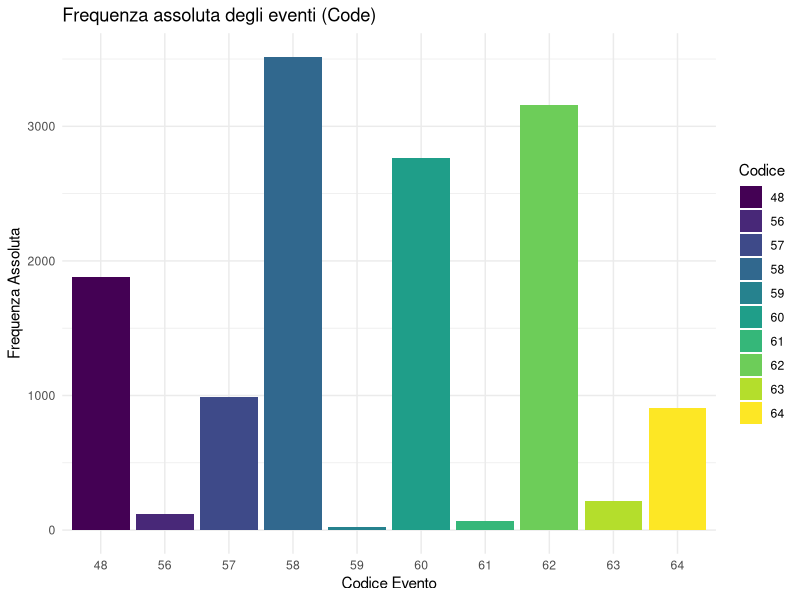
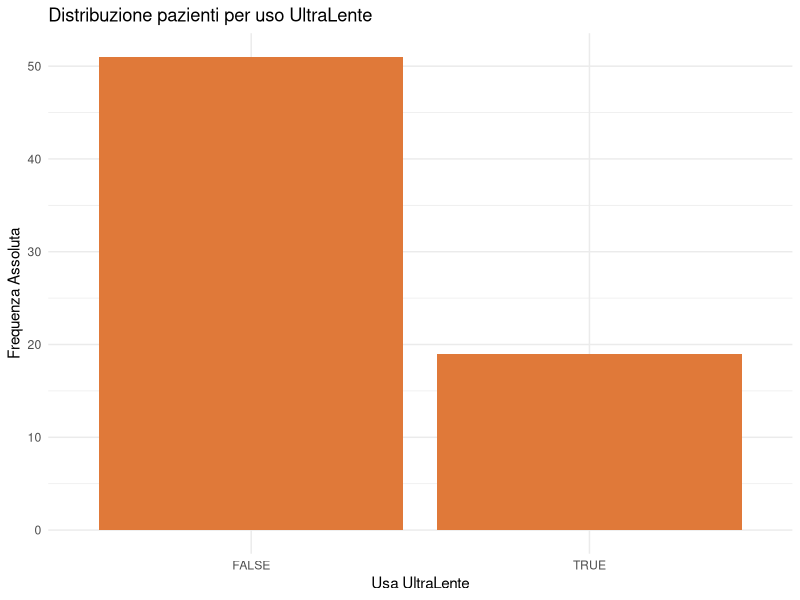
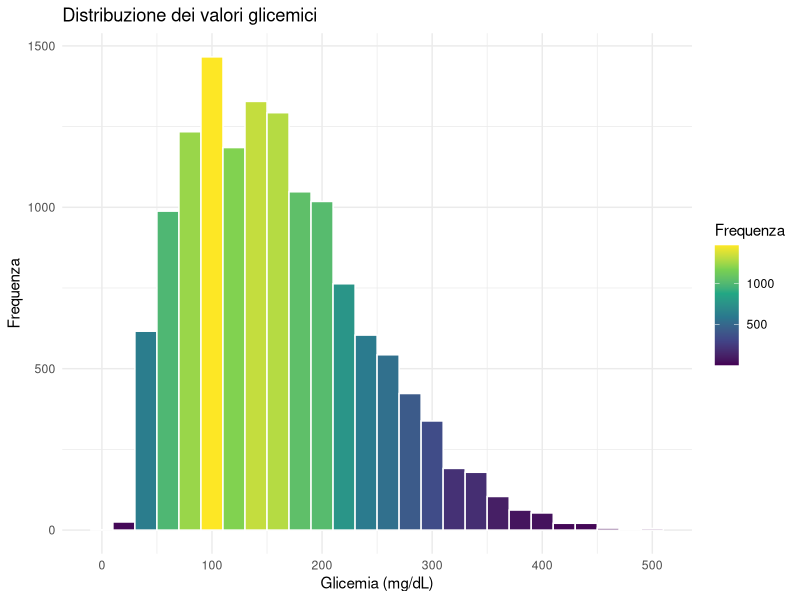
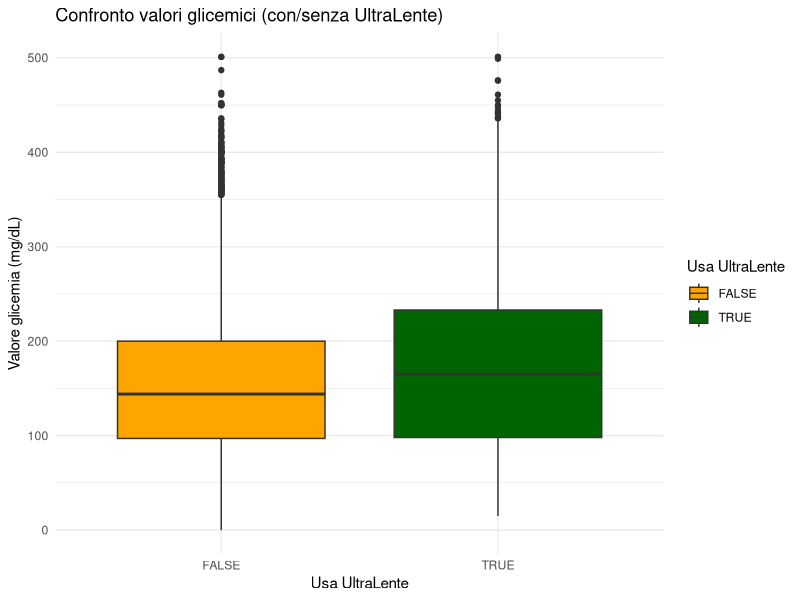
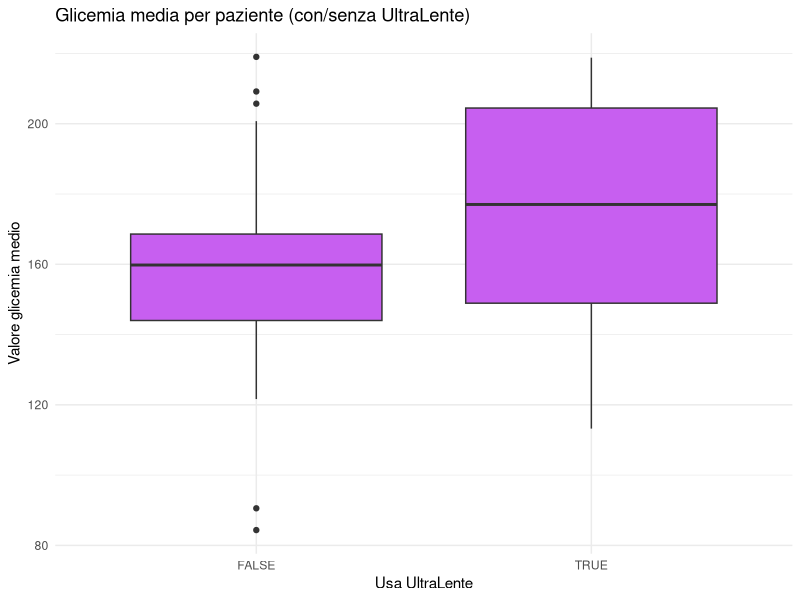
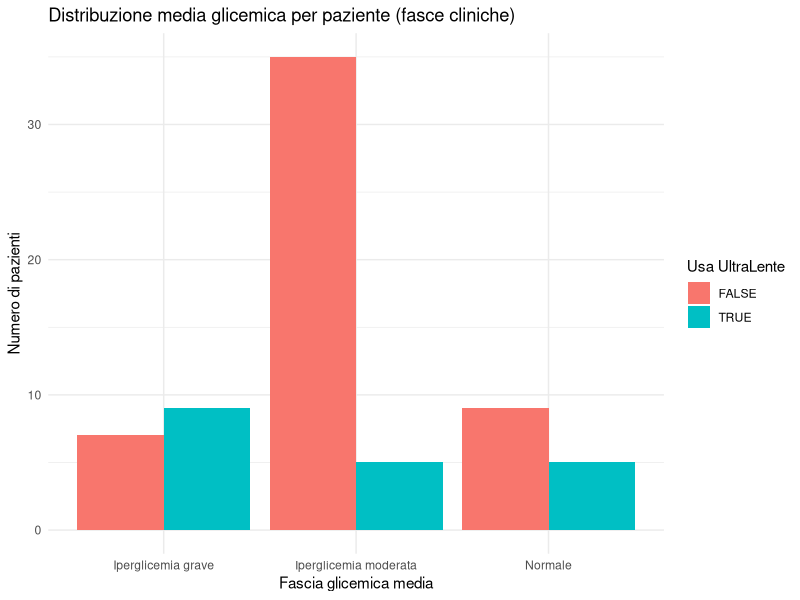
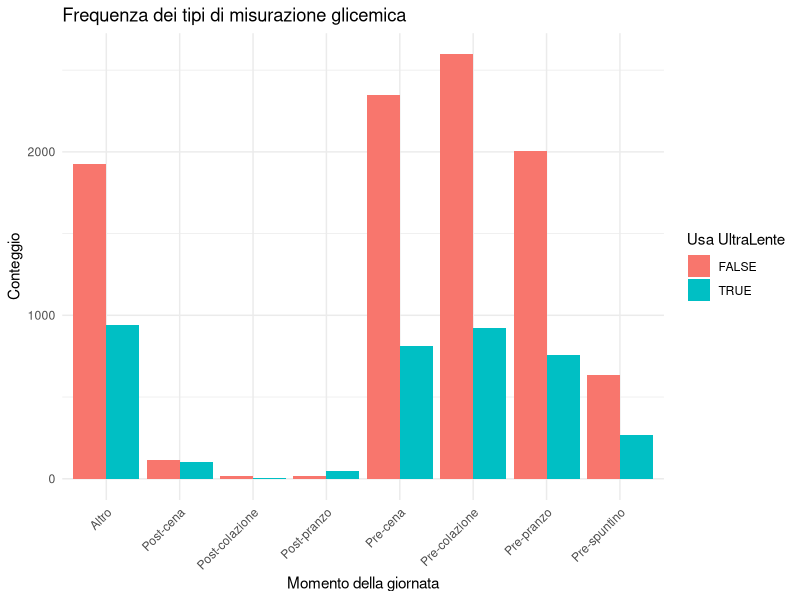
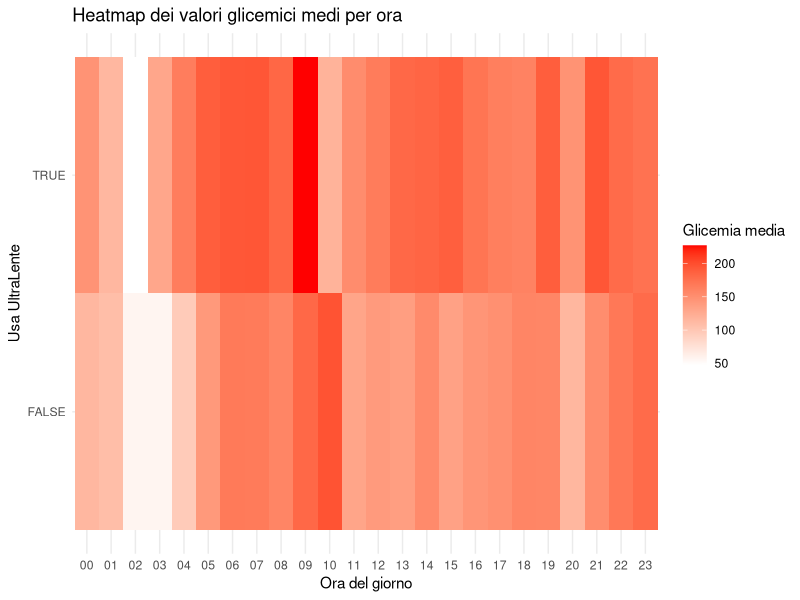

These charts were generated, in order, by the following R code:
# 📦 Librerie necessarie
library(dplyr)
library(ggplot2)
library(readr)
library(viridis)

# 📂 Carica il dataset pulito contenente tutte le misurazioni e l'etichetta UltraLente
df <- read_csv("./dataset/diabetes_clean_data2.csv", 
               col_types = cols(
                 Date = col_character(),
                 Time = col_character(),
                 Code = col_integer(),
                 Value = col_double(),
                 PatientID = col_integer(),
                 UsesUltraLente = col_logical()
               ))

# 🔢 Calcolo frequenza assoluta e relativa per ciascun tipo di evento (codice)
frequenze_code <- df %>%
  group_by(Code) %>%
  summarise(FreqAssoluta = n()) %>%
  mutate(FreqRelativa = round(FreqAssoluta / sum(FreqAssoluta), 4))

# 📋 Stampa la tabella dei codici evento
print(frequenze_code)

# 📊 Grafico: distribuzione degli eventi con colori viridis diversi per codice
plot_code <- ggplot(frequenze_code, aes(x = factor(Code), y = FreqAssoluta, fill = factor(Code))) +
  geom_bar(stat = "identity") +
  labs(
    title = "Frequenza assoluta degli eventi (Code)",
    x = "Codice Evento",
    y = "Frequenza Assoluta",
    fill = "Codice"
  ) +
  theme_minimal() +
  scale_fill_viridis_d(option = "D")  # puoi anche provare: "A", "B", "C", "E", "F"

# 💾 Salva il grafico
ggsave("grafici_plot/frequenza_code.pdf", plot = plot_code, width = 6, height = 4, dpi = 300)



# 📊 Grafico: quanti pazienti usano UltraLente e quanti no
distrib_ultralente <- df %>%
  distinct(PatientID, UsesUltraLente) %>%
  count(UsesUltraLente, name = "FreqAssoluta") %>%
  mutate(FreqRelativa = round(FreqAssoluta / sum(FreqAssoluta), 4))
print(distrib_ultralente)

plot_ultralente <- ggplot(distrib_ultralente, aes(x = as.factor(UsesUltraLente), y = FreqAssoluta)) +
  geom_bar(stat = "identity", fill = "#e07939") +
  labs(
    title = "Distribuzione pazienti per uso UltraLente",
    x = "Usa UltraLente",
    y = "Frequenza Assoluta"
  ) +
  theme_minimal()
ggsave("grafici_plot/distribuzione_ultralente.pdf", plot = plot_ultralente, width = 6, height = 4, dpi = 300)

# 🩸 Filtra solo i codici relativi alle misurazioni glicemiche
glucose_codes <- c(48, 57, 58, 59, 60, 61, 62, 63, 64)
glucose_df <- df %>%
  filter(Code %in% glucose_codes)

# 📊 Istogramma con colori viridis in base alla frequenza
glicem <- ggplot(glucose_df, aes(x = Value)) +
  geom_histogram(aes(fill = ..count..), binwidth = 20, color = "white") +
  scale_fill_viridis_c(option = "D") +  # puoi cambiare palette qui (A, B, C, etc.)
  labs(
    title = "Distribuzione dei valori glicemici",
    x = "Glicemia (mg/dL)",
    y = "Frequenza",
    fill = "Frequenza"
  ) +
  theme_minimal()

# 💾 Salvataggio in PDF nella cartella grafici
ggsave("grafici_plot/distribuzione_valori_glicemici.pdf", plot = glicem, width = 6, height = 4, dpi = 300)


# 📊 Grafico: boxplot delle glicemie per tutti i pazienti, divisi per uso UltraLente
boxplot_glicemia <- ggplot(glucose_df, aes(x = as.factor(UsesUltraLente), y = Value, fill = as.factor(UsesUltraLente))) +
  geom_boxplot() +
  labs(
    title = "Confronto valori glicemici (con/senza UltraLente)",
    x = "Usa UltraLente",
    y = "Valore glicemia (mg/dL)"
  ) +
  theme_minimal() +
  scale_fill_manual(values = c("orange", "darkgreen"), name = "Usa UltraLente")
ggsave("grafici_plot/boxplot_glicemia_ultralente.pdf", plot = boxplot_glicemia, width = 6, height = 4, dpi = 300)

# 📊 Calcolo media glicemica per ogni paziente
media_paziente <- glucose_df %>%
  group_by(PatientID, UsesUltraLente) %>%
  summarise(ValoreMedio = mean(Value), .groups = "drop")

# 📊 Grafico: boxplot della glicemia media per paziente, divisi per gruppo
boxplot_media <- ggplot(media_paziente, aes(x = as.factor(UsesUltraLente), y = ValoreMedio)) +
  geom_boxplot(fill = "#c75ff0") +
  labs(
    title = "Glicemia media per paziente (con/senza UltraLente)",
    x = "Usa UltraLente",
    y = "Valore glicemia medio"
  ) +
  theme_minimal()
ggsave("grafici_plot/boxplot_media_glicemica_per_paziente.pdf", plot = boxplot_media, width = 6, height = 4, dpi = 300)

# 📊 Classifica ogni paziente in una fascia clinica in base alla glicemia media
media_paziente <- media_paziente %>%
  mutate(
    FasciaMedia = case_when(
      ValoreMedio < 70 ~ "Ipoglicemia",
      ValoreMedio <= 140 ~ "Normale",
      ValoreMedio <= 180 ~ "Iperglicemia moderata",
      TRUE ~ "Iperglicemia grave"
    )
  )

# 📊 Grafico: distribuzione dei pazienti in fasce cliniche (basata sulla media)
fasce_media <- media_paziente %>%
  group_by(UsesUltraLente, FasciaMedia) %>%
  summarise(Count = n(), .groups = "drop")

grafico_fasce_media <- ggplot(fasce_media, aes(x = FasciaMedia, y = Count, fill = as.factor(UsesUltraLente))) +
  geom_bar(stat = "identity", position = "dodge") +
  labs(
    title = "Distribuzione media glicemica per paziente (fasce cliniche)",
    x = "Fascia glicemica media",
    y = "Numero di pazienti",
    fill = "Usa UltraLente"
  ) +
  theme_minimal()
ggsave("grafici_plot/fasce_glicemia_media_per_paziente.pdf", plot = grafico_fasce_media, width = 7, height = 4.5, dpi = 300)

# 📊 Mappa dei codici a momenti della giornata
glucose_df <- glucose_df %>%
  mutate(Misurazione = case_when(
    Code == 58 ~ "Pre-colazione",
    Code == 59 ~ "Post-colazione",
    Code == 60 ~ "Pre-pranzo",
    Code == 61 ~ "Post-pranzo",
    Code == 62 ~ "Pre-cena",
    Code == 63 ~ "Post-cena",
    Code == 64 ~ "Pre-spuntino",
    TRUE ~ "Altro"
  ))

# 📈 Conteggio per tipo di misurazione
tipi_misurazione <- glucose_df %>%
  group_by(UsesUltraLente, Misurazione) %>%
  summarise(Count = n(), .groups = "drop")

# 📊 Grafico leggibile della frequenza dei tipi di misurazione glicemica
grafico_misure <- ggplot(tipi_misurazione, aes(x = Misurazione, y = Count, fill = as.factor(UsesUltraLente))) +
  geom_bar(stat = "identity", position = "dodge") +
  labs(
    title = "Frequenza dei tipi di misurazione glicemica",
    x = "Momento della giornata",
    y = "Conteggio",
    fill = "Usa UltraLente"
  ) +
  theme_minimal() +
  theme(axis.text.x = element_text(angle = 45, hjust = 1))  # 👈 Etichette ruotate a 45°

# 💾 Salva in PDF con dimensione adeguata
ggsave("grafici_plot/frequenza_misure_glicemiche.pdf", plot = grafico_misure, width = 9, height = 5, dpi = 300)


# 📊 Heatmap: valori glicemici medi per ora del giorno, divisi per uso UltraLente
# Questo grafico mostra a che ora del giorno i valori medi di glicemia sono più alti o più bassi,
# separando i pazienti in base all'uso dell'insulina UltraLente (TRUE/FALSE)

heatmap_ora <- glucose_df %>%
  mutate(Ora = format(as.POSIXct(DateTime), "%H")) %>%
  group_by(Ora, UsesUltraLente) %>%
  summarise(Media = mean(Value), .groups = "drop") %>%
  ggplot(aes(x = Ora, y = as.factor(UsesUltraLente), fill = Media)) +
  geom_tile() +
  scale_fill_gradient(low = "white", high = "red") +
  labs(
    title = "Heatmap dei valori glicemici medi per ora",
    x = "Ora del giorno",
    y = "Usa UltraLente",
    fill = "Glicemia media"
  ) +
  theme_minimal()

# 💾 Salvataggio della heatmap nella cartella 'grafici'
ggsave("grafici_plot/heatmap_glicemia_media_per_ora.pdf", plot = heatmap_ora, width = 8, height = 4.5, dpi = 300)

# 📊 Boxplot: distribuzione glicemia per ogni paziente
boxplot_per_paziente <- ggplot(glucose_df, aes(x = as.factor(PatientID), y = Value)) +
  geom_boxplot(outlier.size = 0.5, fill = "skyblue") +
  labs(
    title = "Distribuzione glicemica per paziente",
    x = "ID Paziente",
    y = "Glicemia (mg/dL)"
  ) +
  theme_minimal() +
  theme(axis.text.x = element_blank())  # nasconde le etichette pazienti per chiarezza

ggsave("grafici_plot/boxplot_glicemia_per_paziente.pdf", plot = boxplot_per_paziente, width = 10, height = 5, dpi = 300)

# 📊 Boxplot: glicemia per giorno della settimana ordinato correttamente in inglese
boxplot_per_giorno <- glucose_df %>%
  mutate(
    GiornoSettimana = weekdays(as.Date(DateTime)),
    GiornoSettimana = factor(GiornoSettimana,
                             levels = c("Monday", "Tuesday", "Wednesday", 
                                        "Thursday", "Friday", "Saturday", "Sunday"))
  ) %>%
  ggplot(aes(x = GiornoSettimana, y = Value)) +
  geom_boxplot(fill = "#ff66b2") +
  labs(
    title = "Distribuzione glicemica per giorno della settimana",
    x = "Giorno",
    y = "Glicemia (mg/dL)"
  ) +
  theme_minimal()

ggsave("grafici_plot/boxplot_glicemia_per_giorno.pdf", plot = boxplot_per_giorno, width = 8, height = 5, dpi = 300)

# 📊 Kernel Density Plot dei valori glicemici per gruppo UltraLente
density_plot <- ggplot(glucose_df, aes(x = Value, fill = as.factor(UsesUltraLente), color = as.factor(UsesUltraLente))) +
  geom_density(alpha = 0.4, size = 1) +
  scale_fill_viridis_d(option = "D", name = "Usa UltraLente") +
  scale_color_viridis_d(option = "D", name = "Usa UltraLente") +
  labs(
    title = "Distribuzione di densità dei valori glicemici",
    x = "Glicemia (mg/dL)",
    y = "Densità"
  ) +
  theme_minimal()

# 💾 Salvataggio
ggsave("grafici_plot/densita_valori_glicemici.pdf", plot = density_plot, width = 7, height = 4.5, dpi = 300)

glucose_df <- glucose_df %>%
  mutate(Misurazione = case_when(
    Code == 58 ~ "Pre-colazione",
    Code == 59 ~ "Post-colazione",
    Code == 60 ~ "Pre-pranzo",
    Code == 61 ~ "Post-pranzo",
    Code == 62 ~ "Pre-cena",
    Code == 63 ~ "Post-cena",
    Code == 64 ~ "Pre-spuntino",
    TRUE ~ "Altro"
  ))

density_misurazione <- ggplot(glucose_df, aes(x = Value, color = Misurazione, fill = Misurazione)) +
  geom_density(alpha = 0.3) +
  labs(
    title = "Distribuzione dei valori glicemici per momento della giornata",
    x = "Glicemia (mg/dL)",
    y = "Densità"
  ) +
  theme_minimal()

ggsave("grafici_plot/densita_glicemia_per_misurazione.pdf", plot = density_misurazione, width = 8, height = 5, dpi = 300)

media_giornaliera <- glucose_df %>%
  mutate(Data = as.Date(DateTime)) %>%
  group_by(PatientID, Data, UsesUltraLente) %>%
  summarise(Media = mean(Value), .groups = "drop")

density_giorno <- ggplot(media_giornaliera, aes(x = Media, fill = as.factor(UsesUltraLente), color = as.factor(UsesUltraLente))) +
  geom_density(alpha = 0.4) +
  labs(
    title = "Distribuzione della glicemia media giornaliera",
    x = "Glicemia media (mg/dL)",
    y = "Densità",
    fill = "Usa UltraLente",
    color = "Usa UltraLente"
  ) +
  theme_minimal()

ggsave("grafici_plot/densita_media_giornaliera.pdf", plot = density_giorno, width = 8, height = 5, dpi = 300)

glucose_df <- glucose_df %>%
  mutate(GiornoSettimana = weekdays(as.Date(DateTime)))

# Ordina i giorni della settimana in inglese
glucose_df$GiornoSettimana <- factor(glucose_df$GiornoSettimana,
  levels = c("Monday", "Tuesday", "Wednesday", "Thursday", "Friday", "Saturday", "Sunday"))

density_giorni <- ggplot(glucose_df, aes(x = Value, fill = GiornoSettimana, color = GiornoSettimana)) +
  geom_density(alpha = 0.3) +
  labs(
    title = "Distribuzione dei valori glicemici per giorno della settimana",
    x = "Glicemia (mg/dL)",
    y = "Densità"
  ) +
  theme_minimal()

ggsave("grafici_plot/densita_giorni_settimana.pdf", plot = density_giorni, width = 9, height = 5, dpi = 300)
